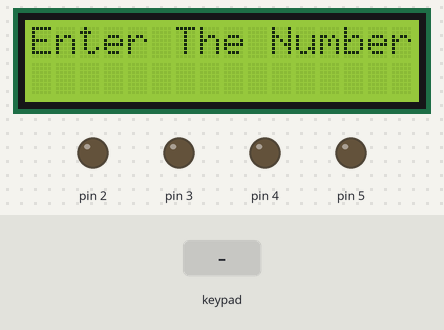
Recording of a sketch running on a simulated Arduino Uno, built with avr-gcc and run on an emulated ATmega328P. On the bench: 16×2 character LCD, output pins drawn as LEDs (lit = HIGH). The inputs (shaded band) are chosen by the test bench. What the sketch prints to the serial monitor is not drawn.

Above: at 1.2 s.
1.3 s: key 'S' pressed
At 3.8 s:
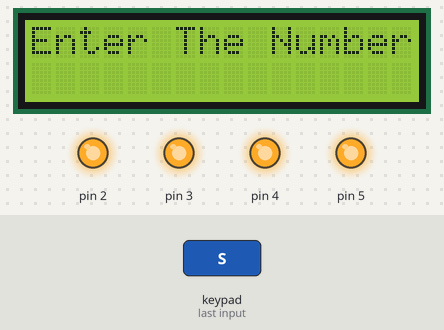
4.3 s: keypad keys 1 0 9 8 7 pressed 0.4 s apart
At 6.8 s:
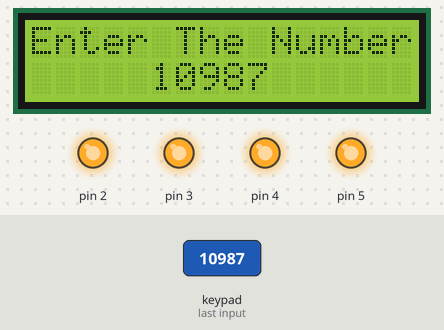
7.8 s: key 'S' pressed
At 8.3 s:
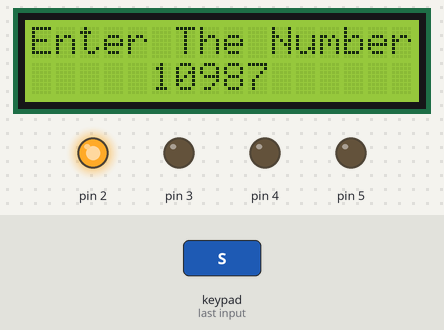
10.3 s: keypad keys 1 3 1 2 1 1 pressed 0.4 s apart
At 12.9 s:
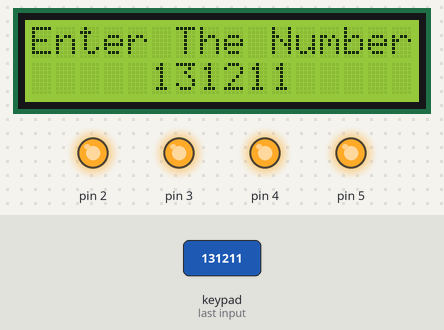
Timing chart, 0 to 14.4 s (numbered marks = the images above; inputs shaded):
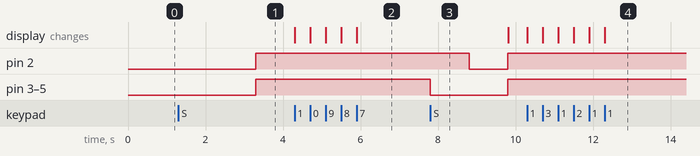

The sketch:

Four_trans.ino
```cpp
#include <Keypad.h>
#include <LiquidCrystal.h>

//const int rs = 1, en = 2, d4 = 3, d5 = 4, d6 = 5, d7 = 6;
//LiquidCrystal lcd(rs, en, d4, d5, d6, d7);

char getbyte[2];
int i=0;
char key='0';

const int rs = A0, en = A1, d4 = A2, d5 = A3, d6 = A4, d7 = A5;
LiquidCrystal lcd(rs, en, d4, d5, d6, d7);

const byte ROWS = 4; //four rows
const byte COLS = 3; //three columns
char keys[ROWS][COLS] = {   {'1','2','3'},
                            {'4','5','6'},
                            {'7','8','9'},
                            {'0','S','D'}
                         };

byte rowPins[ROWS] = {10,9,8,7}; //connect to the row pinouts of the keypad
byte colPins[COLS] = {13,12,11}; //connect to the column pinouts of the keypad

Keypad customKeypad = Keypad( makeKeymap(keys), rowPins, colPins, ROWS, COLS);
void setup()
{
    Serial.begin(9600);
    pinMode(2, OUTPUT);
    pinMode(3, OUTPUT);
    pinMode(4, OUTPUT);
    pinMode(5, OUTPUT);
    Serial.print("Enter number-");
    lcd.begin(16, 2);//initializing LCD
    lcd.write("Enter The Number-");
    lcd.setCursor(5,1);
}

void loop()
{
  key = customKeypad.getKey(); //storing pressed key value in a char

  if (key)
  {

    if(key=='D')
    {
      for(int k=0;k<=1;k++)
      {
        getbyte[k]='0';
      }

      lcd.clear();
      lcd.write("Enter The Number-");
      lcd.setCursor(5,1);
    }

    else if(key!='S')
    {
      lcd.print(key); //showing pressed character on LCD
      getbyte[i]=key;
      i++;
      Serial.println(key);
    }
    else
    {
      i=0;
      for(int j=0;j<=1;j++)
        {
             char x1=getbyte[j];
             Serial.println(x1);

             switch(x1)
             {
              case 'A':digitalWrite(2,LOW);
                     digitalWrite(3,HIGH);
                     digitalWrite(4,LOW);
                     digitalWrite(5,HIGH);
                     break;
              case '0':digitalWrite(2,LOW);
                     digitalWrite(3,LOW);
                     digitalWrite(4,LOW);
                     digitalWrite(5,LOW);
                     break;
              case '1':digitalWrite(2,HIGH);
                     digitalWrite(3,LOW);
                     digitalWrite(4,LOW);
                     digitalWrite(5,LOW);
                     break;
              case '2':digitalWrite(2,LOW);
                     digitalWrite(3,HIGH);
                     digitalWrite(4,LOW);
                     digitalWrite(5,LOW);
                     break;
              case '3':digitalWrite(2,HIGH);
                     digitalWrite(3,HIGH);
                     digitalWrite(4,LOW);
                     digitalWrite(5,LOW);
                     break;
              case '4':digitalWrite(2,LOW);
                     digitalWrite(3,LOW);
                     digitalWrite(4,HIGH);
                     digitalWrite(5,LOW);
                     break;
              case '5':digitalWrite(2,HIGH);
                     digitalWrite(3,LOW);
                     digitalWrite(4,HIGH);
                     digitalWrite(5,LOW);
                     break;
              case '6':digitalWrite(2,LOW);
                     digitalWrite(3,HIGH);
                     digitalWrite(4,HIGH);
                     digitalWrite(5,LOW);
                     break;
              case '7':digitalWrite(2,HIGH);
                     digitalWrite(3,HIGH);
                     digitalWrite(4,HIGH);
                     digitalWrite(5,LOW);
                     break;
              case '8':digitalWrite(2,LOW);
                     digitalWrite(3,LOW);
                     digitalWrite(4,LOW);
                     digitalWrite(5,HIGH);
                     break;
              case '9':digitalWrite(2,HIGH);
                     digitalWrite(3,LOW);
                     digitalWrite(4,LOW);
                     digitalWrite(5,HIGH);
                     break;
               case 'E':digitalWrite(2,LOW);
                     digitalWrite(3,HIGH);
                     digitalWrite(4,HIGH);
                     digitalWrite(5,HIGH);
                     break;

             }
             delay(1000);
       }
      digitalWrite(2,HIGH);
                     digitalWrite(3,HIGH);
                     digitalWrite(4,HIGH);
                     digitalWrite(5,HIGH);
     lcd.clear();
      lcd.write("Enter The Number-");
      lcd.setCursor(5,1);
      for(int k1=0;k1<=1;k1++)
      {
        getbyte[k1]='0';
      }
    }
  }

}
```

Measured:
- after the input at 1.3 s, pin 2–5: LOW → HIGH after 2.0 s
- after the input at 4.3 s, the display: first changes at once (image 2 shows a later state)
- after the input at 7.8 s, pin 2: HIGH → LOW after 1.0 s, → HIGH 1.0 s later; pin 3–5: HIGH → LOW at once, → HIGH 2.0 s later
- after the input at 10.3 s, the display: first changes at once (image 4 shows a later state)
